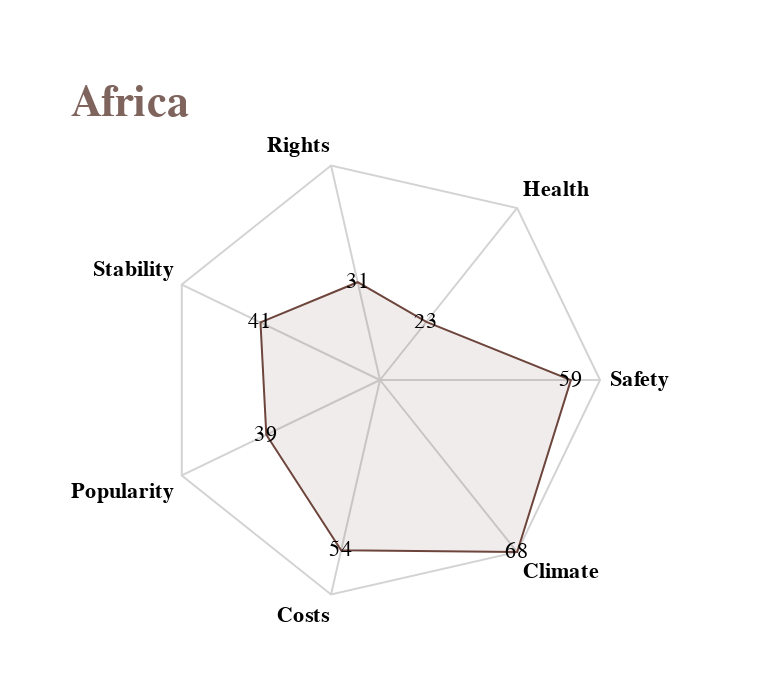

The specification (Vega-Lite) saved for this image:
### Vega specification from a JSON file in a GitHub repository (floating-point values rounded to 4 significant figures)
{"$schema": "https://vega.github.io/schema/vega/v5.json", "description": "A radar chart example, showing multiple dimensions in a radial layout.", "width": 380, "height": 350, "padding": 80, "autosize": {"type": "none", "contains": "padding"}, "title": "Africa", "config": {"title": {"font": "Lucida Sans Unicode", "fontSize": 22, "color": "#7e645d", "anchor": "start"}}, "signals": [{"name": "radius", "update": "width / 2"}], "data": [{"name": "table", "values": [{"Factor": "Stability", "value": 41, "Continent": 0}, {"Factor": "Rights", "value": 31, "Continent": 0}, {"Factor": "Health", "value": 23, "Continent": 0}, {"Factor": "Safety", "value": 59, "Continent": 0}, {"Factor": "Climate", "value": 68, "Continent": 0}, {"Factor": "Costs", "value": 54, "Continent": 0}, {"Factor": "Popularity", "value": 39, "Continent": 0}]}, {"name": "Factor", "source": "table", "transform": [{"type": "aggregate", "groupby": ["Factor"]}]}], "scales": [{"name": "angular", "type": "point", "range": {"signal": "[-PI, PI]"}, "padding": 0.5, "domain": {"data": "table", "field": "Factor"}}, {"name": "radial", "type": "linear", "range": {"signal": "[0, radius]"}, "zero": true, "nice": false, "domain": {"data": "table", "field": "value"}, "domainMin": 0}, {"name": "color", "type": "ordinal", "domain": {"data": "table", "field": "Continent"}, "range": ["#6d453c"]}], "encode": {"enter": {"x": {"signal": "radius"}, "y": {"signal": "radius"}}}, "marks": [{"type": "group", "name": "Continent", "zindex": 1, "from": {"facet": {"data": "table", "name": "facet", "groupby": ["Continent"]}}, "marks": [{"type": "line", "name": "Continent-line", "from": {"data": "facet"}, "encode": {"enter": {"interpolate": {"value": "linear-closed"}, "x": {"signal": "scale('radial', datum.value) * cos(scale('angular', datum.Factor))"}, "y": {"signal": "scale('radial', datum.value) * sin(scale('angular', datum.Factor))"}, "stroke": {"scale": "color", "field": "Continent"}, "strokeWidth": {"value": 1}, "fill": {"scale": "color", "field": "Continent"}, "fillOpacity": {"value": 0.1}}}}, {"type": "text", "name": "value-text", "from": {"data": "Continent-line"}, "encode": {"enter": {"x": {"signal": "datum.x"}, "y": {"signal": "datum.y"}, "text": {"signal": "datum.datum.value"}, "align": {"value": "center"}, "baseline": {"value": "middle"}, "fill": {"value": "black"}}}}]}, {"type": "rule", "name": "radial-grid", "from": {"data": "Factor"}, "zindex": 0, "encode": {"enter": {"x": {"value": 0}, "y": {"value": 0}, "x2": {"signal": "radius * cos(scale('angular', datum.Factor))"}, "y2": {"signal": "radius * sin(scale('angular', datum.Factor))"}, "stroke": {"value": "lightgray"}, "strokeWidth": {"value": 1}}}}, {"type": "text", "name": "key-label", "from": {"data": "Factor"}, "zindex": 1, "encode": {"enter": {"x": {"signal": "(radius + 5) * cos(scale('angular', datum.Factor))"}, "y": {"signal": "(radius + 5) * sin(scale('angular', datum.Factor))"}, "text": {"field": "Factor"}, "align": [{"test": "abs(scale('angular', datum.Factor)) > PI / 2", "value": "right"}, {"value": "left"}], "baseline": [{"test": "scale('angular', datum.Factor) > 0", "value": "top"}, {"test": "scale('angular', datum.Factor) == 0", "value": "middle"}, {"value": "bottom"}], "fill": {"value": "black"}, "fontWeight": {"value": "bold"}}}}, {"type": "line", "name": "outer-line", "from": {"data": "radial-grid"}, "encode": {"enter": {"interpolate": {"value": "linear-closed"}, "x": {"field": "x2"}, "y": {"field": "y2"}, "stroke": {"value": "lightgray"}, "strokeWidth": {"value": 1}}}}]}
